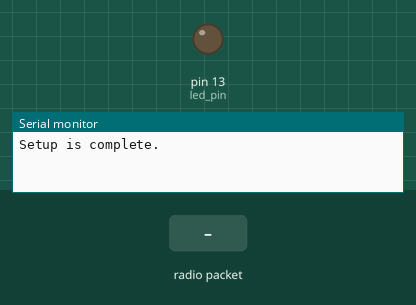
This sketch was run on a simulated Arduino Uno, built with avr-gcc and run on an emulated ATmega328P. On the bench: output pins drawn as LEDs (lit = HIGH), the last lines printed to the serial monitor. Dashed ring = blinking. The inputs (shaded band) are chosen by the test bench. No radio packets arrive unless stated.

Above: at 2.2 s.
2.3 s: radio packet "1" arrives
At 3.1 s:
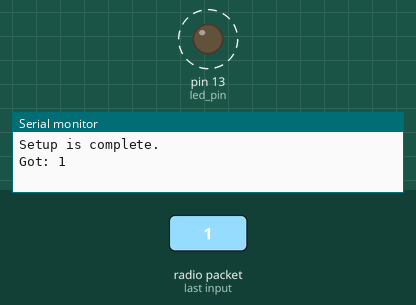
Timing chart, 0 to 11.3 s (numbered marks = the images above; inputs shaded):
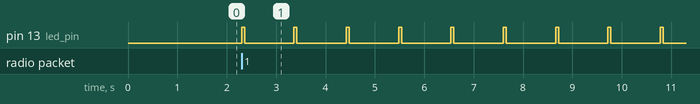

Measured:
- after the input at 2.3 s, pin 13 (led_pin): alternates HIGH for 0.06 s and LOW for 1.0 s, starting at once

The sketch:

Transmitter_Receiver.ino
```cpp
// Code for setting up both the RF Transmitter and Receiver on the same device

#include <VirtualWire.h>

const int led_pin = 13;
const int transmit_pin = 9;
const int receive_pin = 11;
int accident_bool = 7;

void setup() {
  // Debug message to check setup status.
  delay(1000);
  Serial.begin(9600);
  Serial.println("Setup is complete.");

  // Initialise the IO and ISR
  vw_set_rx_pin(receive_pin);

  // Required for DR3100
  vw_set_ptt_inverted(true);

  // Bits per sec
  vw_setup(2000);

  // Start the receiver PLL running
  vw_rx_start();

  // Setting up the pins
  pinMode(led_pin, OUTPUT);
}

// Timeout before resetting the receiver.
int timeout = 15;
int count = 0;

void loop() {
  // Extracting the received message.
  byte buf[VW_MAX_MESSAGE_LEN];
  byte buflen = VW_MAX_MESSAGE_LEN;

  // Execute code on receiving message.
  if (vw_get_message(buf, &buflen)) {

    // Flash a light to show received good message
    digitalWrite(led_pin, HIGH);

    // Message with a good checksum received, dump it.
    Serial.print("Got: ");
    for (int i = 0; i < buflen; i++) {
      Serial.write(buf[i]);
    }
    Serial.println();
    digitalWrite(led_pin, LOW);

    // Stop receiving the messages and start transmitting
    while (1) {
      // Initialise the Transmit pins
      vw_set_tx_pin(transmit_pin);

      // Required for DR3100
      vw_set_ptt_inverted(true);

      // Bits per sec
      vw_setup(2000);

      // Setting up the length of the message
      const int message_length = 20;

      // Setting up the unique UUID of the vehicle
      char msg[message_length] = {'d', '1', 'f' , '6', 'e', '2', '3', 'f', '-', '4', 'a', 'e', '2', '-', '4', '3', '5', '2', '-', '3'};

      if (1) {

        // On accident, infinite loop is activated.
        while (true) {
          // Flash a light to show transmitting
          digitalWrite(led_pin, HIGH);
          vw_send((uint8_t *)msg, message_length);

          // Wait until the whole message is transmitted.
          vw_wait_tx();
          digitalWrite(led_pin, LOW);
          delay(1000);
        }
      }
    }

    count += 1;

    if (count == timeout) {
      count = 0;
      digitalWrite(led_pin, LOW);
    }

    delay(1000);
  }
}
```
